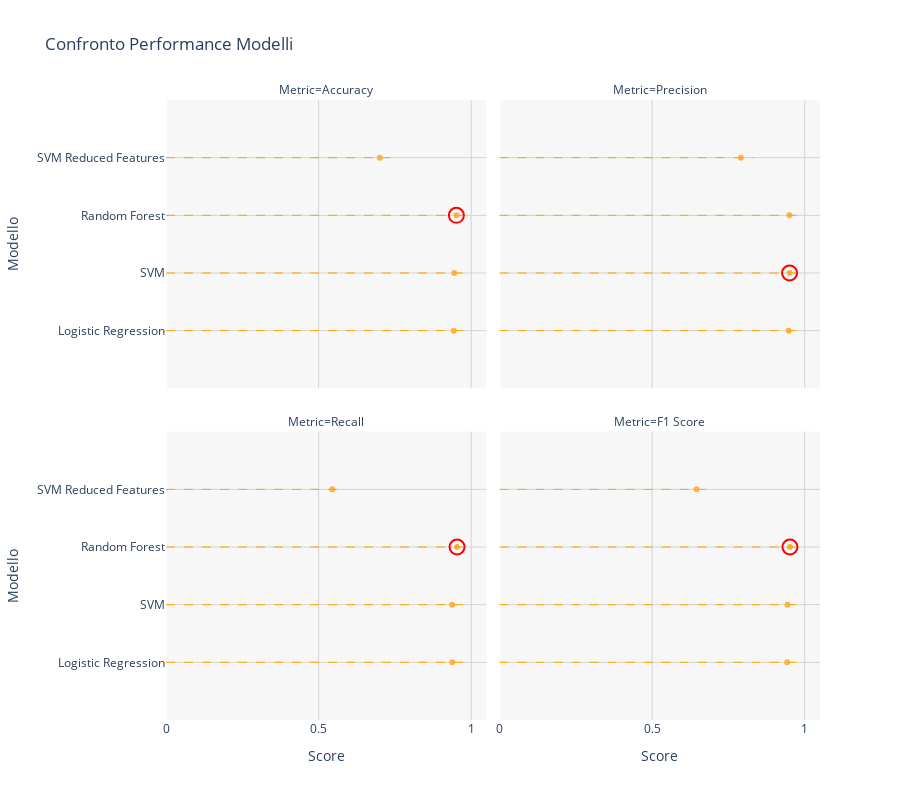

This figure's notebook cell:
### Markdown cell above
# Plot dei risultati

Di seguito, il plot dei risultati sul TestSet di ogni modello provato

### Code cell
models = ['Logistic Regression', 'SVM', 'Random Forest','SVM Reduced Features']
accuracies = [acc_lr, acc_svm, acc_rf, acc_svm_reduced]
precisions = [precision_lr, precision_svm, precision_rf, precision_svm_reduced]
recalls = [recall_lr, recall_svm, recall_rf, recall_svm_reduced]
f1_scores = [f1_lr, f1_svm, f1_rf, f1_svm_reduced]

metrics = {
    'Accuracy': accuracies,
    'Precision': precisions,
    'Recall': recalls,
    'F1 Score': f1_scores
}

import plotly.express as px
import plotly.graph_objects as go
import pandas as pd
import numpy as np

# 1. Preparazione dei dati (usiamo i tuoi modelli e metriche)
data = []
for metric_name, values in metrics.items():
    best_val = max(values)
    for i, model in enumerate(models):
        data.append({
            'Model': model,
            'Value': values[i],
            'Metric': metric_name,
            'is_best': values[i] == best_val  # Flag per il miglior modello
        })

df = pd.DataFrame(data)

# 2. Creiamo il grafico base con Plotly Express
fig = px.scatter(
    df, 
    x='Value', 
    y='Model', 
    facet_col='Metric', 
    facet_col_wrap=2,
    color_discrete_sequence=['#FFB347'], # Colore arancione
    labels={'Value': 'Score', 'Model': 'Modello'},
    title="Confronto Performance Modelli",
    height=800,
    # Il pop-up (hover) è configurato qui:
    hover_data={'Value': ':.3f', 'Metric': False, 'is_best': False} 
)

# 3. Aggiungiamo il cerchio rosso per i "Best Models"
# Filtriamo il dataframe per prendere solo i vincitori
best_df = df[df['is_best'] == True]

for _, row in best_df.iterrows():
    # Identifichiamo in quale "sottopiano" (facet) aggiungere il cerchio
    # Plotly numera i facet da 1 in poi
    metric_list = list(metrics.keys())
    col_idx = (metric_list.index(row['Metric']) % 2) + 1
    row_idx = 2 - (metric_list.index(row['Metric']) // 2) # Inverte perché Plotly conta dal basso
    
    fig.add_trace(
        go.Scatter(
            x=[row['Value']],
            y=[row['Model']],
            mode='markers',
            marker=dict(
                color='rgba(0,0,0,0)', # Trasparente dentro
                size=15,
                line=dict(color='red', width=2) # Cerchio rosso
            ),
            name='Best Model',
            showlegend=False,
            hoverinfo='skip' # Evita che il cerchio rosso interferisca con il pop-up
        ),
        row=row_idx, col=col_idx
    )

# 4. Estetica e linee tratteggiate (hlines)
fig.update_xaxes(range=[0, 1.05], gridcolor='lightgrey', showgrid=True)
fig.update_yaxes(gridcolor='lightgrey', showgrid=True)

# Aggiungiamo le linee tratteggiate orizzontali per ogni punto
for i in range(len(df)):
    row = df.iloc[i]
    metric_list = list(metrics.keys())
    c = (metric_list.index(row['Metric']) % 2) + 1
    r = 2 - (metric_list.index(row['Metric']) // 2)
    
    fig.add_shape(
        type="line",
        x0=0, y0=row['Model'], x1=row['Value'], y1=row['Model'],
        line=dict(color="orange", width=1, dash="dash"),
        xref=f"x{((r-1)*2+c) if ((r-1)*2+c)>1 else ''} domain", # Logica complessa per i facet
        row=r, col=c
    )

fig.update_layout(
    plot_bgcolor='rgba(240,240,240,0.5)', # Sfondo grigio chiaro
    showlegend=False
)

fig.show()

### Figure 1 — Plotly figure (JSON) as saved in the notebook; plotly's stock layout.template omitted (floating-point values rounded to 4 significant figures)
{"data": [{"customdata": [["Accuracy", false], ["Accuracy", false], ["Accuracy", true], ["Accuracy", false]], "hovertemplate": "Score=%{x:.3f}<br>Modello=%{y}<extra></extra>", "legendgroup": "", "marker": {"color": "#FFB347", "symbol": "circle"}, "mode": "markers", "name": "", "orientation": "h", "showlegend": false, "type": "scatter", "x": [0.9427, 0.944, 0.9514, 0.7003], "xaxis": "x3", "y": ["Logistic Regression", "SVM", "Random Forest", "SVM Reduced Features"], "yaxis": "y3"}, {"customdata": [["Precision", false], ["Precision", true], ["Precision", false], ["Precision", false]], "hovertemplate": "Score=%{x:.3f}<br>Modello=%{y}<extra></extra>", "legendgroup": "", "marker": {"color": "#FFB347", "symbol": "circle"}, "mode": "markers", "name": "", "orientation": "h", "showlegend": false, "type": "scatter", "x": [0.947, 0.9503, 0.9495, 0.7906], "xaxis": "x4", "y": ["Logistic Regression", "SVM", "Random Forest", "SVM Reduced Features"], "yaxis": "y4"}, {"customdata": [["Recall", false], ["Recall", false], ["Recall", true], ["Recall", false]], "hovertemplate": "Score=%{x:.3f}<br>Modello=%{y}<extra></extra>", "legendgroup": "", "marker": {"color": "#FFB347", "symbol": "circle"}, "mode": "markers", "name": "", "orientation": "h", "showlegend": false, "type": "scatter", "x": [0.9379, 0.937, 0.9536, 0.5451], "xaxis": "x", "y": ["Logistic Regression", "SVM", "Random Forest", "SVM Reduced Features"], "yaxis": "y"}, {"customdata": [["F1 Score", false], ["F1 Score", false], ["F1 Score", true], ["F1 Score", false]], "hovertemplate": "Score=%{x:.3f}<br>Modello=%{y}<extra></extra>", "legendgroup": "", "marker": {"color": "#FFB347", "symbol": "circle"}, "mode": "markers", "name": "", "orientation": "h", "showlegend": false, "type": "scatter", "x": [0.9424, 0.9436, 0.9515, 0.6453], "xaxis": "x2", "y": ["Logistic Regression", "SVM", "Random Forest", "SVM Reduced Features"], "yaxis": "y2"}, {"hoverinfo": "skip", "marker": {"color": "rgba(0,0,0,0)", "line": {"color": "red", "width": 2}, "size": 15}, "mode": "markers", "name": "Best Model", "showlegend": false, "type": "scatter", "x": [0.9514], "xaxis": "x3", "y": ["Random Forest"], "yaxis": "y3"}, {"hoverinfo": "skip", "marker": {"color": "rgba(0,0,0,0)", "line": {"color": "red", "width": 2}, "size": 15}, "mode": "markers", "name": "Best Model", "showlegend": false, "type": "scatter", "x": [0.9503], "xaxis": "x4", "y": ["SVM"], "yaxis": "y4"}, {"hoverinfo": "skip", "marker": {"color": "rgba(0,0,0,0)", "line": {"color": "red", "width": 2}, "size": 15}, "mode": "markers", "name": "Best Model", "showlegend": false, "type": "scatter", "x": [0.9536], "xaxis": "x", "y": ["Random Forest"], "yaxis": "y"}, {"hoverinfo": "skip", "marker": {"color": "rgba(0,0,0,0)", "line": {"color": "red", "width": 2}, "size": 15}, "mode": "markers", "name": "Best Model", "showlegend": false, "type": "scatter", "x": [0.9515], "xaxis": "x2", "y": ["Random Forest"], "yaxis": "y2"}], "layout": {"annotations": [{"font": {}, "showarrow": false, "text": "Metric=Recall", "x": 0.245, "xanchor": "center", "xref": "paper", "y": 0.465, "yanchor": "bottom", "yref": "paper"}, {"font": {}, "showarrow": false, "text": "Metric=F1 Score", "x": 0.755, "xanchor": "center", "xref": "paper", "y": 0.465, "yanchor": "bottom", "yref": "paper"}, {"font": {}, "showarrow": false, "text": "Metric=Accuracy", "x": 0.245, "xanchor": "center", "xref": "paper", "y": 1.0, "yanchor": "bottom", "yref": "paper"}, {"font": {}, "showarrow": false, "text": "Metric=Precision", "x": 0.755, "xanchor": "center", "xref": "paper", "y": 1.0, "yanchor": "bottom", "yref": "paper"}], "height": 800, "legend": {"tracegroupgap": 0}, "plot_bgcolor": "rgba(240,240,240,0.5)", "shapes": [{"line": {"color": "orange", "dash": "dash", "width": 1}, "type": "line", "x0": 0, "x1": 0.9427, "xref": "x3 domain", "y0": "Logistic Regression", "y1": "Logistic Regression", "yref": "y3"}, {"line": {"color": "orange", "dash": "dash", "width": 1}, "type": "line", "x0": 0, "x1": 0.944, "xref": "x3 domain", "y0": "SVM", "y1": "SVM", "yref": "y3"}, {"line": {"color": "orange", "dash": "dash", "width": 1}, "type": "line", "x0": 0, "x1": 0.9514, "xref": "x3 domain", "y0": "Random Forest", "y1": "Random Forest", "yref": "y3"}, {"line": {"color": "orange", "dash": "dash", "width": 1}, "type": "line", "x0": 0, "x1": 0.7003, "xref": "x3 domain", "y0": "SVM Reduced Features", "y1": "SVM Reduced Features", "yref": "y3"}, {"line": {"color": "orange", "dash": "dash", "width": 1}, "type": "line", "x0": 0, "x1": 0.947, "xref": "x4 domain", "y0": "Logistic Regression", "y1": "Logistic Regression", "yref": "y4"}, {"line": {"color": "orange", "dash": "dash", "width": 1}, "type": "line", "x0": 0, "x1": 0.9503, "xref": "x4 domain", "y0": "SVM", "y1": "SVM", "yref": "y4"}, {"line": {"color": "orange", "dash": "dash", "width": 1}, "type": "line", "x0": 0, "x1": 0.9495, "xref": "x4 domain", "y0": "Random Forest", "y1": "Random Forest", "yref": "y4"}, {"line": {"color": "orange", "dash": "dash", "width": 1}, "type": "line", "x0": 0, "x1": 0.7906, "xref": "x4 domain", "y0": "SVM Reduced Features", "y1": "SVM Reduced Features", "yref": "y4"}, {"line": {"color": "orange", "dash": "dash", "width": 1}, "type": "line", "x0": 0, "x1": 0.9379, "xref": "x domain", "y0": "Logistic Regression", "y1": "Logistic Regression", "yref": "y"}, {"line": {"color": "orange", "dash": "dash", "width": 1}, "type": "line", "x0": 0, "x1": 0.937, "xref": "x domain", "y0": "SVM", "y1": "SVM", "yref": "y"}, {"line": {"color": "orange", "dash": "dash", "width": 1}, "type": "line", "x0": 0, "x1": 0.9536, "xref": "x domain", "y0": "Random Forest", "y1": "Random Forest", "yref": "y"}, {"line": {"color": "orange", "dash": "dash", "width": 1}, "type": "line", "x0": 0, "x1": 0.5451, "xref": "x domain", "y0": "SVM Reduced Features", "y1": "SVM Reduced Features", "yref": "y"}, {"line": {"color": "orange", "dash": "dash", "width": 1}, "type": "line", "x0": 0, "x1": 0.9424, "xref": "x2 domain", "y0": "Logistic Regression", "y1": "Logistic Regression", "yref": "y2"}, {"line": {"color": "orange", "dash": "dash", "width": 1}, "type": "line", "x0": 0, "x1": 0.9436, "xref": "x2 domain", "y0": "SVM", "y1": "SVM", "yref": "y2"}, {"line": {"color": "orange", "dash": "dash", "width": 1}, "type": "line", "x0": 0, "x1": 0.9515, "xref": "x2 domain", "y0": "Random Forest", "y1": "Random Forest", "yref": "y2"}, {"line": {"color": "orange", "dash": "dash", "width": 1}, "type": "line", "x0": 0, "x1": 0.6453, "xref": "x2 domain", "y0": "SVM Reduced Features", "y1": "SVM Reduced Features", "yref": "y2"}], "showlegend": false, "title": {"text": "Confronto Performance Modelli"}, "xaxis": {"anchor": "y", "domain": [0, 0.49], "gridcolor": "lightgrey", "range": [0, 1.05], "showgrid": true, "title": {"text": "Score"}}, "xaxis2": {"anchor": "y2", "domain": [0.51, 1], "gridcolor": "lightgrey", "matches": "x", "range": [0, 1.05], "showgrid": true, "title": {"text": "Score"}}, "xaxis3": {"anchor": "y3", "domain": [0, 0.49], "gridcolor": "lightgrey", "matches": "x", "range": [0, 1.05], "showgrid": true, "showticklabels": false}, "xaxis4": {"anchor": "y4", "domain": [0.51, 1], "gridcolor": "lightgrey", "matches": "x", "range": [0, 1.05], "showgrid": true, "showticklabels": false}, "yaxis": {"anchor": "x", "domain": [0, 0.465], "gridcolor": "lightgrey", "showgrid": true, "title": {"text": "Modello"}}, "yaxis2": {"anchor": "x2", "domain": [0, 0.465], "gridcolor": "lightgrey", "matches": "y", "showgrid": true, "showticklabels": false}, "yaxis3": {"anchor": "x3", "domain": [0.535, 1.0], "gridcolor": "lightgrey", "matches": "y", "showgrid": true, "title": {"text": "Modello"}}, "yaxis4": {"anchor": "x4", "domain": [0.535, 1.0], "gridcolor": "lightgrey", "matches": "y", "showgrid": true, "showticklabels": false}}}
